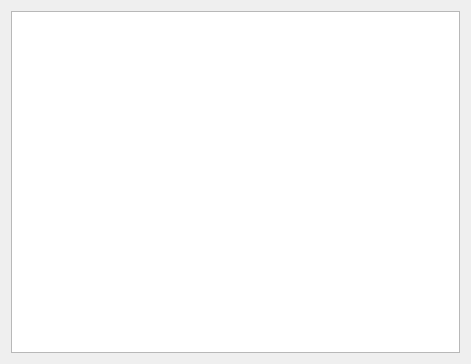
<?xml version="1.0" encoding="UTF-8"?>
<ui version="4.0">
 <class>OnlineUser</class>
 <widget class="QWidget" name="OnlineUser">
  <property name="geometry">
   <rect>
    <x>0</x>
    <y>0</y>
    <width>471</width>
    <height>364</height>
   </rect>
  </property>
  <property name="windowTitle">
   <string>Form</string>
  </property>
  <layout class="QHBoxLayout" name="horizontalLayout">
   <item>
    <widget class="QListWidget" name="onlineUser_LW"/>
   </item>
  </layout>
 </widget>
 <resources/>
 <connections/>
</ui>
